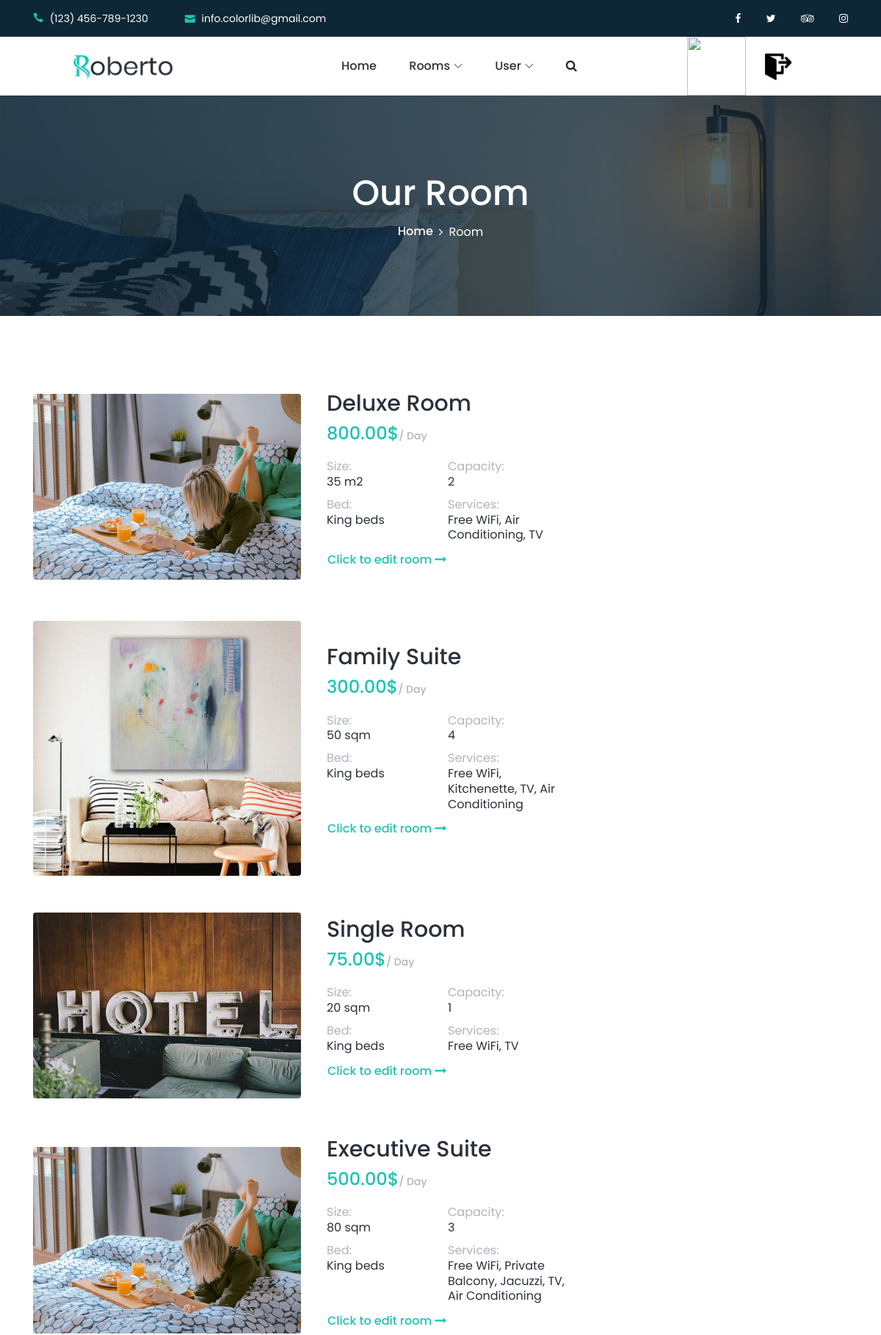
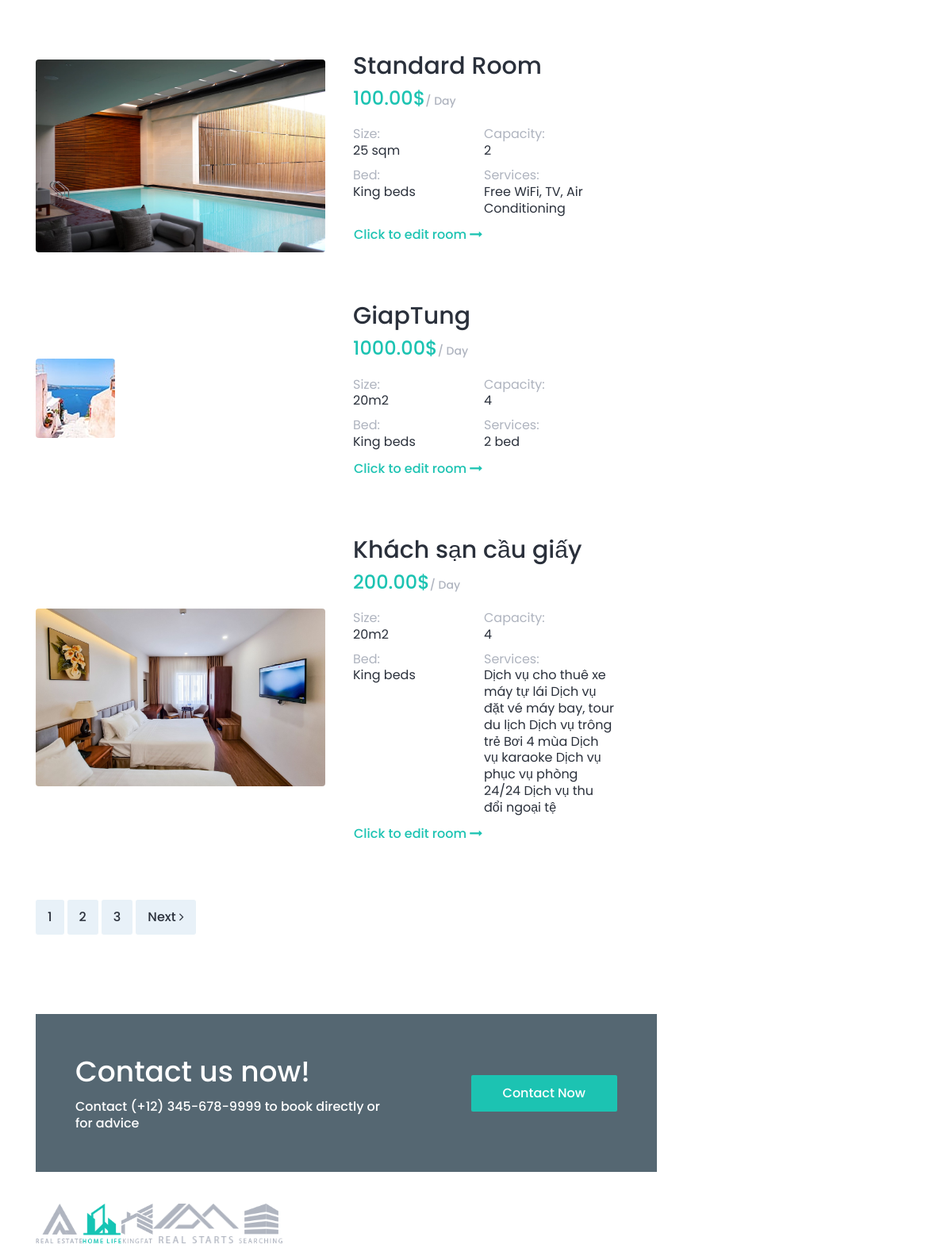
The page /admin_room.php (upper part) on the database its author committed (2 pictures, top to bottom).
### tables this page shows
CREATE TABLE `room` (
  `room_id` int(11) NOT NULL,
  `room_name` varchar(100) NOT NULL,
  `room_price` decimal(10,2) NOT NULL,
  `room_size` varchar(50) DEFAULT NULL,
  `room_capacity` int(11) DEFAULT NULL,
  `room_services` varchar(255) DEFAULT NULL
);

### admin_room.php (the view, shortened to what this page needs)
<!DOCTYPE html>
<html lang="en">
<head>
    <link rel="stylesheet" href="style.css">
</head>
<body>
    <?php
        include "header_admin.php";
    ?>
    <div class="breadcrumb-area bg-img bg-overlay jarallax" style="background-image: url(img/bg-img/16.jpg);">
        <div class="container h-100">
            <div class="row h-100 align-items-center">
                <div class="col-12">
                    <div class="breadcrumb-content text-center">
                        <h2 class="page-title">Our Room</h2>
                        <nav aria-label="breadcrumb">
                            <ol class="breadcrumb justify-content-center">
                                <li class="breadcrumb-item"><a href="index.php">Home</a></li>
                                <li class="breadcrumb-item active" aria-current="page">Room</li>
                            </ol>
                        </nav>
                    </div>
                </div>
            </div>
        </div>
    </div>
    <div class="roberto-rooms-area section-padding-100-0">
        <div class="container">
            <div class="row">
                <div class="col-12 col-lg-8">
                        <?php
                        $conn=mysqli_connect("localhost","root","","hotel");
                        $sql="SELECT * FROM room";
                        $result=mysqli_query($conn,$sql);
                        if (mysqli_num_rows($result)>0) {
                            while ($row=mysqli_fetch_assoc($result))
                            {
                                echo '<div class="single-room-area d-flex align-items-center mb-50 wow fadeInUp" data-wow-delay="100ms"><div class="room-thumbnail">
                                    <img src="rooms/'.$row["room_id"].'.jpg">
                                    </div>
                                    <div class="room-content">
                                    <h2>'.$row["room_name"].'</h2>
                                    <h4>'.$row["room_price"].'$<span>/ Day</span></h4>
                                    <div class="room-feature">
                                        <h6>Size: <span>'.$row["room_size"].'</span></h6>
                                        <h6>Capacity: <span>'.$row["room_capacity"].'</span></h6>
                                        <h6>Bed: <span>King beds</span></h6>
                                        <h6>Services: <span>'.$row["room_services"].'</span></h6>
                                        <a href="edit_room.php?roomid='.$row['room_id'].'" class="btn view-detail-btn">Click to edit room <i class="fa fa-long-arrow-right" aria-hidden="true"></i></a>
                                    </div>
                                    </div>
                                    </div>';
                            }
                        }
                        ?>
                    <nav class="roberto-pagination wow fadeInUp mb-100" data-wow-delay="1000ms">
                        <ul class="pagination">
                            <li class="page-item"><a class="page-link" href="#">1</a></li>
                            <li class="page-item"><a class="page-link" href="#">2</a></li>
                            <li class="page-item"><a class="page-link" href="#">3</a></li>
                            <li class="page-item"><a class="page-link" href="#">Next <i class="fa fa-angle-right"></i></a></li>
                        </ul>
                    </nav>
                </div>
    <section class="roberto-cta-area">
        <div class="container">
            <div class="cta-content bg-img bg-overlay jarallax" style="background-image: url(img/bg-img/1.jpg);">
                <div class="row align-items-center">
                    <div class="col-12 col-md-7">
                        <div class="cta-text mb-50">
                            <h2>Contact us now!</h2>
                            <h6>Contact (+12) 345-678-9999 to book directly or for advice</h6>
                        </div>
                    </div>
                    <div class="col-12 col-md-5 text-right">
                        <a href="#" class="btn roberto-btn mb-50">Contact Now</a>
                    </div>
                </div>
            </div>
        </div>
    </section>
    <div class="partner-area">
        <div class="container">
            <div class="row">
                <div class="col-12">
                    <div class="partner-logo-content d-flex align-items-center justify-content-between wow fadeInUp" data-wow-delay="300ms">
                        <a href="#" class="partner-logo"><img src="img/core-img/p1.png" alt=""></a>
                        <a href="#" class="partner-logo"><img src="img/core-img/p2.png" alt=""></a>
                        <a href="#" class="partner-logo"><img src="img/core-img/p3.png" alt=""></a>
                        <a href="#" class="partner-logo"><img src="img/core-img/p4.png" alt=""></a>
                        <a href="#" class="partner-logo"><img src="img/core-img/p5.png" alt=""></a>
                    </div>
                </div>
            </div>
        </div>
    </div>
    <?php
        include "footer.php";
    ?>
</body>
</html>

### style.css (style rules this page uses)
* { margin: 0; padding: 0; }
body { font-family: "Poppins", sans-serif; font-weight: 400; font-size: 16px; position: relative; z-index: auto; }
h1, h2, h3, h4, h5, h6 { font-family: "Poppins", sans-serif; color: #2a303b; line-height: 1.3; font-weight: 500; }
a, a:active, a:focus, a:hover { color: #2a303b; text-decoration: none; -webkit-transition-duration: 500ms; -o-transition-duration: 500ms; transition-duration: 500ms; outline: none; font-weight: 500; }
li { list-style: none; }
img { max-width: 100%; height: auto; }
ul { margin: 0; padding: 0; }
ul li { margin: 0; padding: 0; }
.bg-overlay { position: relative; z-index: 1; }
.bg-overlay::after { position: absolute; content: ""; height: 100%; width: 100%; top: 0; left: 0; z-index: -1; background-color: rgba(14, 39, 55, 0.7); }
.bg-img { background-position: center center !important; background-size: cover !important; background-repeat: no-repeat !important; }
.jarallax { position: relative; z-index: 0; }
.mb-50 { margin-bottom: 50px; }
.mb-100 { margin-bottom: 100px; }
.section-padding-100-0 { padding-top: 100px; padding-bottom: 0; }
.roberto-btn { position: relative; z-index: 1; min-width: 150px; height: 46px; line-height: 46px; font-size: 16px; font-weight: 500; display: inline-block; padding: 0 40px; text-align: center; text-transform: capitalize; background-color: #1cc3b2; color: #ffffff; border: none; border-radius: 2px; -webkit-transition-duration: 500ms; -o-transition-duration: 500ms; transition-duration: 500ms; }
.partner-logo-content { position: relative; z-index: 1; padding-top: 40px; padding-bottom: 40px; }
.partner-logo-content a { display: inline-block; }
.partner-logo-content a img { max-height: 50px; }
.roberto-cta-area { position: relative; z-index: 1; }
.roberto-cta-area .cta-content { padding-top: 50px; padding-left: 50px; padding-right: 50px; }
.roberto-cta-area .cta-text h2 { color: #ffffff; font-size: 36px; margin-bottom: 10px; }
.roberto-cta-area .cta-text h6 { margin-bottom: 0; color: #ffffff; }
.single-room-area { position: relative; z-index: 1; }
.single-room-area .room-thumbnail { position: relative; z-index: 1; -webkit-box-flex: 0; -ms-flex: 0 0 50%; flex: 0 0 50%; max-width: 50%; width: 50%; }
.single-room-area .room-thumbnail img { border-radius: 4px; }
.single-room-area .room-content { position: relative; z-index: 1; padding-left: 35px; }
.single-room-area .room-content h2 { font-size: 30px; display: block; margin-bottom: 5px; }
.single-room-area .room-content h4 { color: #1cc3b2; margin-bottom: 20px; }
.single-room-area .room-content h4 span { color: #afb4bf; font-size: 14px; }
.single-room-area .room-content .room-feature { display: -webkit-box; display: -ms-flexbox; display: flex; -ms-flex-wrap: wrap; flex-wrap: wrap; position: relative; z-index: 1; margin-bottom: 20px; }
.single-room-area .room-content .room-feature h6 { -webkit-box-flex: 0; -ms-flex: 0 0 50%; flex: 0 0 50%; max-width: 50%; width: 50%; font-weight: 400; color: #afb4bf; margin-bottom: 10px; }
.single-room-area .room-content .room-feature h6 span { color: #2a303b; display: block; }
.single-room-area .room-content .view-detail-btn { padding: 0; font-size: 16px; color: #1cc3b2; font-weight: 500; }
.breadcrumb-area { position: relative; z-index: 1; height: 300px; }
.breadcrumb-area .page-title { color: #ffffff; font-size: 48px; }
.breadcrumb-content { position: relative; z-index: 1; }
.breadcrumb-content .breadcrumb { padding: 0; background-color: transparent; margin-bottom: 0; }
.breadcrumb-content .breadcrumb .breadcrumb-item { color: #ffffff; }
.breadcrumb-content .breadcrumb .breadcrumb-item a { color: #ffffff; }
.breadcrumb-content .breadcrumb .breadcrumb-item + .breadcrumb-item::before { content: '\f105'; font-family: "FontAwesome"; color: #ffffff; }
.pagination { position: relative; z-index: 1; }
.pagination .page-item:last-child .page-link { border-top-right-radius: 3px; border-bottom-right-radius: 3px; }
.pagination .page-item:first-child .page-link { margin-left: 0; border-top-left-radius: 3px; border-bottom-left-radius: 3px; }
.pagination .page-link { padding: 12px 15px; color: #2a303b; border: none; background-color: #e8f1f8; margin-right: 5px; border-radius: 3px; }

### css/default-assets/classy-nav.css (style rules this page uses)
.justify-content-between { -webkit-box-pack: justify; -ms-flex-pack: justify; justify-content: space-between; }
.justify-content-center { -webkit-box-pack: center; -ms-flex-pack: center; justify-content: center; }

### rows shown on the page
room: room_name "Deluxe Room", room_price "800.00", room_size "35 m2", room_capacity "2", room_services "Free WiFi, Air Conditioning, TV"
room: shows a picture, room_name "Family Suite", room_price "300.00", room_size "50 sqm", room_capacity "4", room_services "Free WiFi, Kitchenette, TV, Air Conditioning"
room: shows a picture, room_name "Single Room", room_price "75.00", room_size "20 sqm", room_capacity "1", room_services "Free WiFi, TV"
room: room_name "Executive Suite", room_price "500.00", room_size "80 sqm", room_capacity "3", room_services "Free WiFi, Private Balcony, Jacuzzi, TV, Air Conditioning"
room: shows a picture, room_name "Standard Room", room_price "100.00", room_size "25 sqm", room_capacity "2", room_services "Free WiFi, TV, Air Conditioning"
room: shows a picture, room_name "GiapTung", room_price "1000.00", room_size "20m2", room_capacity "4", room_services "2 bed"
room: shows a picture, room_name "Khách sạn cầu giấy", room_price "200.00", room_size "20m2", room_capacity "4", room_services "Dịch vụ cho thuê xe máy tự lái Dịch vụ đặt vé máy bay, tour du lịch Dịch vụ trông trẻ Bơi 4 mùa Dịch vụ karaoke Dịch vụ phục vụ phòng 24/24 Dịch vụ thu đổi ngoại tệ"
